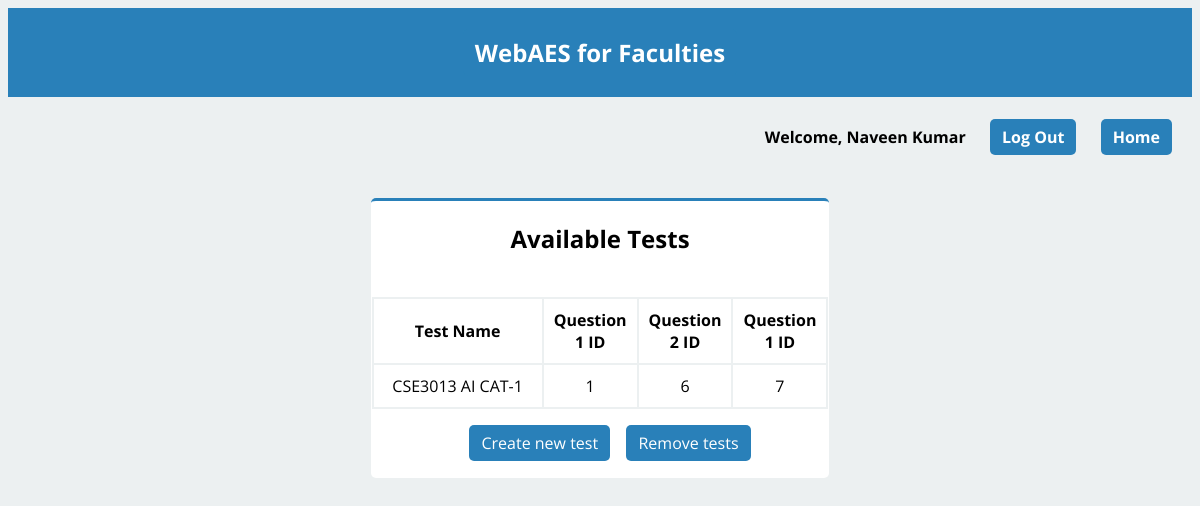
Page /tests.php (signed in) on the committed database.
### tables this page shows
CREATE TABLE `faculty` (
  `faculty_ID` int(5) NOT NULL,
  `password` varchar(20) NOT NULL,
  `faculty_name` varchar(50) NOT NULL,
  `email` varchar(100) NOT NULL,
  `mobile` varchar(10) NOT NULL
);

CREATE TABLE `tests` (
  `test_ID` int(3) NOT NULL,
  `test_name` varchar(20) NOT NULL,
  `question1_ID` int(3) NOT NULL,
  `question2_ID` int(3) NOT NULL,
  `question3_ID` int(3) NOT NULL
);

### faculty-session.php (called while the page is built, shortened)
<?php
   include('config.php');
   $user_check = $_SESSION['login_user'];
   $ses_sql = mysqli_query($db,"select faculty_ID, faculty_name from faculty where faculty_ID = '$user_check' ");
   $row = mysqli_fetch_array($ses_sql,MYSQLI_ASSOC);
   $login_session = $row['faculty_name'];
?>

### tests.php (the view, shortened to what this page needs)
<?php
    include('faculty-session.php');
?>
<html>
    <head>
        <link rel='stylesheet' type='text/css' href='style.css'>
    </head>
    <body>
        <header class='header'>
            <h2><a class='header-link' href='faculty-home.php'>WebAES for Faculties</a></h2>
        </header>
        <div class='welcome'>
            <h4 class='align-right'>Welcome, <?php echo $login_session; ?> &emsp; <a href='logout.php'>Log Out</a> &emsp; <a href='faculty-home.php'>Home</a></h4>
        </div>
        <div class='main-content'>
            <?php
                $sql = 'SELECT test_name, question1_ID, question2_ID, question3_ID FROM tests';
                $result = mysqli_query($db, $sql);
                if(mysqli_num_rows($result)==0){
                    echo '<h2 class="align-center" style="color: red;">No tests available!</h2>';
                }
                else{
                    echo '<div class="row"><div class="tests-table">
                            <table>
                            <h2 class="align-center">Available Tests</h2><br>
                                <tr>
                                    <th style="width: 40%;">Test Name</th>
                                    <th style="width: 20%;">Question 1 ID</th>
                                    <th style="width: 20%;">Question 2 ID</th>
                                    <th style="width: 20%;">Question 1 ID</th>
                                </tr>';
                    while($row = mysqli_fetch_array($result, MYSQLI_ASSOC)){
                        echo '<tr>
                                <td class="align-center">' . $row["test_name"] . '</td>
                                <td class="align-center">' . $row["question1_ID"] . '</td>
                                <td class="align-center">' . $row["question2_ID"] . '</td>
                                <td class="align-center">' . $row["question3_ID"] . '</td>
                            </tr>';
                    }
                    echo '</table><p class="align-center"><a href="new-test.php">Create new test</a> &ensp; <a href="remove-test.php">Remove tests</a></p></div></div>';
                }
            ?>
        </div>
    </body>
</html>

### style.css (style rules this page uses)
body { font-family: 'Open Sans'; background-color: #ecf0f1; }
.header { padding-top: 1px; padding-bottom: 1px; background-color: #2980b9; color: #fff; font-family: 'Open Sans'; text-align: center; }
.main-content { margin: 20px; padding: 1px; align-items: center; }
.row { display: flex; }
h4, p { padding-left: 20px; }
.align-right { padding-right: 20px; text-align: right; }
.align-center { text-align: center; }
a:link, a:visited { background-color: #2980b9; color: white; padding: 7px 12px; text-decoration: none; display: inline-block; border-radius: 5px; }
.welcome { padding-top: 1px; padding-bottom: 1px; }
table, th, td { border: 2px solid; border-color: #ecf0f1; border-collapse: collapse; border-radius: 5px; padding: 10px; }
.tests-table, .results-table { background-color: #fff; padding: 1px; border-radius: 5px; border-top-style: solid; border-top-width: 3px; border-top-color: #2980b9; width: 40%; margin-left: auto; margin-right: auto; }

### rows in the picture
faculty: faculty_name "Naveen Kumar"
tests: test_name "CSE3013 AI CAT-1", question1_ID "1", question2_ID "6", question3_ID "7"
